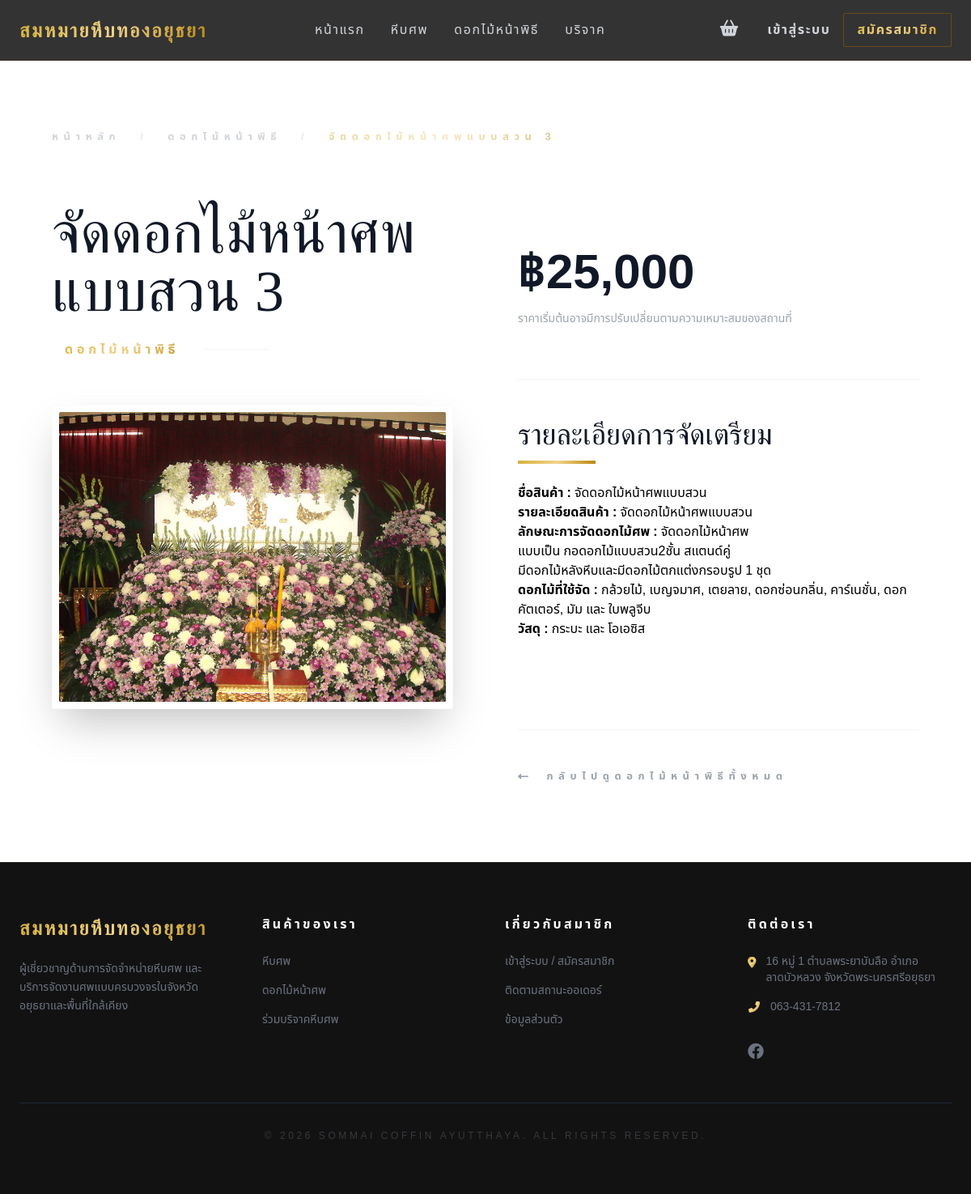
/decoration_detail.php?id=14, run on the app's committed database.
### tables this page shows
CREATE TABLE `products` (
  `id` int(11) NOT NULL,
  `name` varchar(100) NOT NULL,
  `type` enum('coffin','decoration') NOT NULL DEFAULT 'coffin' COMMENT 'coffin=สินค้าหลัก, decoration=ของตกแต่ง',
  `sub_category` varchar(100) DEFAULT NULL COMMENT 'หมวดหมู่ย่อย เช่น ไม้สัก, ดอกไม้สด',
  `sale_type` varchar(100) DEFAULT NULL COMMENT 'เก็บได้ทั้ง individual, set หรือประเภทที่แอดมินสร้างใหม่',
  `description` text DEFAULT NULL,
  `price` decimal(10,2) NOT NULL,
  `image_url` varchar(255) DEFAULT NULL,
  `is_active` tinyint(1) DEFAULT 1 COMMENT '1=ขายอยู่, 0=เลิกขาย (Soft Delete)',
  `created_at` timestamp NOT NULL DEFAULT current_timestamp()
);

### decoration_detail.php (the view, shortened to what this page needs)
<?php
require_once 'config/db.php';
$id = $_GET['id'];
$stmt = $pdo->prepare("SELECT * FROM products WHERE id = ? AND type = 'decoration' AND is_active = 1");
$stmt->execute([$id]);
$product = $stmt->fetch();
?>
<!DOCTYPE html>
<html lang="th">
<head>
    <script src="https://cdn.tailwindcss.com"></script>
    <link rel="stylesheet" href="https://cdnjs.cloudflare.com/ajax/libs/font-awesome/6.0.0/css/all.min.css">
</head>
<body class="bg-white">
    <?php require_once 'includes/navbar.php'; ?>
    <div class="h-24 md:h-40"></div>
    <main class="max-w-[1500px] mx-auto px-6 md:px-12 lg:px-16 pb-24">
        <nav class="flex mb-8 md:mb-16 text-[13px] uppercase tracking-[0.5em] font-bold text-gray-300 overflow-x-auto whitespace-nowrap no-scrollbar pb-2">
            <a href="index.php" class="hover:text-gold transition">หน้าหลัก</a>
            <span class="mx-4 md:mx-6 text-gray-200">/</span>
            <a href="decorations.php" class="hover:text-gold transition">ดอกไม้หน้าพิธี</a>
            <span class="mx-4 md:mx-6 text-gray-200">/</span>
            <span class="text-gold opacity-50"><?= htmlspecialchars($product['name']) ?></span>
        </nav>
        <div class="grid grid-cols-1 lg:grid-cols-2 gap-12 lg:gap-20 items-start">
            <div class="sticky-element space-y-8 md:space-y-12">
                <header>
                    <h1 class="serif text-3xl md:text-5xl lg:text-7xl text-gray-900 leading-tight mb-4"><?= htmlspecialchars($product['name']) ?></h1>
                    <div class="flex items-center gap-4">
                        <span class="bg-charcoal text-gold text-[16px] md:text-[16px] font-black uppercase tracking-[0.3em] px-3 md:px-4 py-2 rounded-sm">
                            <?= htmlspecialchars($product['sub_category'] ?: 'Decoration') ?>
                        </span>
                        <div class="h-[1px] w-12 md:w-20 bg-gray-100"></div>
                    </div>
                </header>
                <div class="bg-white p-2 shadow-2xl border border-gray-50 rounded-sm overflow-hidden group">
                    <img src="uploads/<?= $product['image_url'] ? $product['image_url'] : 'default.png' ?>"
                         class="w-full h-auto rounded-sm group-hover:scale-105 transition duration-1000"
                         alt="<?= htmlspecialchars($product['name']) ?>">
                </div>
            </div>
            <div class="space-y-12 md:space-y-16 lg:pt-12">
                <section>
                    <h2 class=" text-4xl md:text-5xl lg:text-6xl font-bold text-gray-900">
                        <span class=" font-bold text-gray-900">฿</span><?= number_format($product['price']) ?>
                    </h2>
                    <p class="text-gray-400 text-xs md:text-sm mt-4 font-light">ราคาเริ่มต้นอาจมีการปรับเปลี่ยนตามความเหมาะสมของสถานที่</p>
                </section>
                <section class="border-t border-gray-100 pt-10 md:pt-12">
                    <div class="relative mb-8 md:mb-10">
                        <h3 class="serif text-3xl md:text-4xl text-gray-900 leading-tight">รายละเอียดการจัดเตรียม</h3>
                        <div class="absolute -bottom-3 md:-bottom-4 left-0 w-16 md:w-24 h-1 gold-gradient"></div>
                    </div>
                    <div>
                        <?= $product['description'] ?>
                    </div>
                </section>
                <div class="pt-8 md:pt-12 flex flex-col items-center lg:items-start gap-8">
                    <div class="h-[1px] w-full bg-gray-100 mb-4"></div>
                    <a href="decorations.php" class="group text-[13px] md:text-[13px] font-bold uppercase tracking-[0.4em] md:tracking-[0.5em] text-gray-400 hover:text-gold transition flex items-center">
                        <i class="fas fa-long-arrow-alt-left mr-4 group-hover:-translate-x-2 transition"></i>
                        กลับไปดูดอกไม้หน้าพิธีทั้งหมด
                    </a>
                </div>
            </div>
        </div>
    </main>
    <?php require_once 'includes/footer.php'; ?>
</body>
</html>

### decoration_detail.php (style rules this page uses)
html, body { margin: 0; padding: 0; width: 100%; overflow-x: hidden; background-color: #ffffff; font-family: 'Noto Sans Thai', sans-serif; }
.serif { font-family: 'Playfair Display', serif; }
.gold-gradient { background: linear-gradient(135deg, #D4AF37 0%, #F1D38A 50%, #B8860B 100%); }
.text-gold { color: #D4AF37; }
.bg-charcoal { background-color: #121212; }
@media (min-width: 1024px) { .sticky-element { position: sticky; top: 120px; } }
.no-scrollbar { -ms-overflow-style: none; scrollbar-width: none; }

### includes/navbar.php (style rules this page uses)
.gold-gradient { background: linear-gradient(135deg, #D4AF37 0%, #F1D38A 50%, #B8860B 100%); }
.text-gold { background: linear-gradient(135deg, #D4AF37 0%, #F1D38A 50%, #B8860B 100%); -webkit-background-clip: text; -webkit-text-fill-color: transparent; }
.serif { font-family: 'Playfair Display', serif; }

### data on the page
products: name "จัดดอกไม้หน้าศพแบบสวน 3", sub_category "ดอกไม้หน้าพิธี", image_url (picture), price "25,000", description "ชื่อสินค้า : จัดดอกไม้หน้าศพแบบสวน รายละเอียดสินค้า : จัดดอกไม้หน้าศพแบบสวน ลักษณะการจัดดอกไม้ศพ : จัดดอกไม้หน้าศพ แบบเป็น กอดอกไม้แบบสวน2ชั้น สแตนด์คู่ มีดอกไม้หลังหีบและมีดอกไม้ตกแต่งกรอบรูป 1 ชุด ดอกไม้ที่ใช้จัด : กล้วยไม้, เบญจมาศ, เตยลาย, ดอกซ่อนกลิ่น, คาร์เนชั่น, ดอกคัตเตอร์, มัม และ ใบพลูจีบ วัสดุ : กระบะ และ โอเอซิส"
